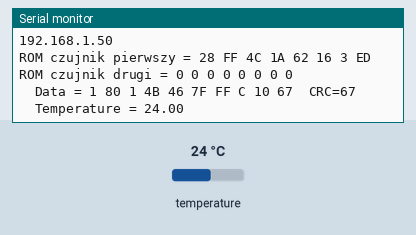
This sketch was run on a simulated ESP8266 (NodeMCU). Shown: the last lines printed to the serial monitor. Inputs (shaded band) come from the test bench; at power-on: temperature 24 °C. WiFi joins after 1.5 s; servers stay silent unless stated; web services answer with replies made up by the test bench.

Above: at 2.7 s.
2.8 s: temperature set to 12 °C
At 5.7 s:
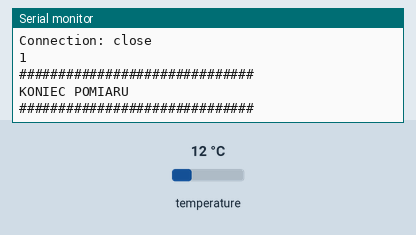
7.0 s: temperature set to 28 °C
At 10.6 s:
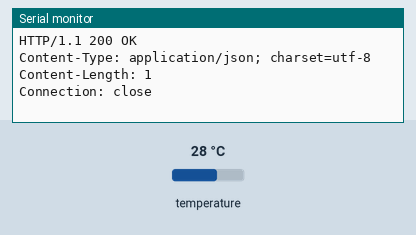
11.3 s: temperature set to 33 °C
At 16.3 s:
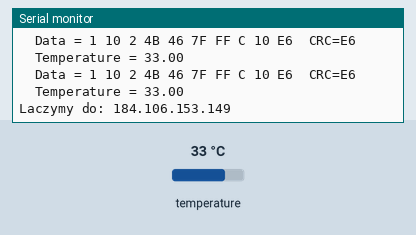
17.6 s: temperature set to 7 °C
At 21.9 s:
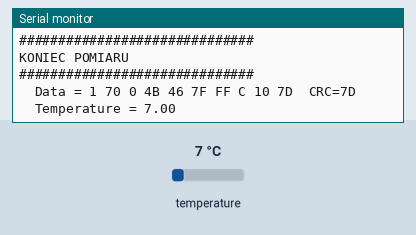
23.9 s: temperature set to 10 °C
At 28.5 s:
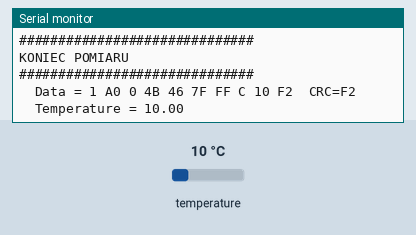
30.2 s: temperature set to 8 °C
At 34.7 s:
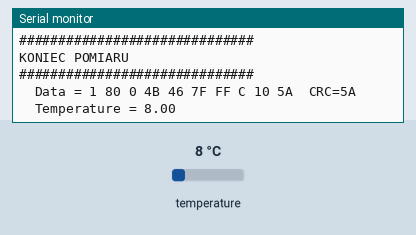
Timing chart, 0 to 36.2 s (numbered marks = the images above; inputs shaded):
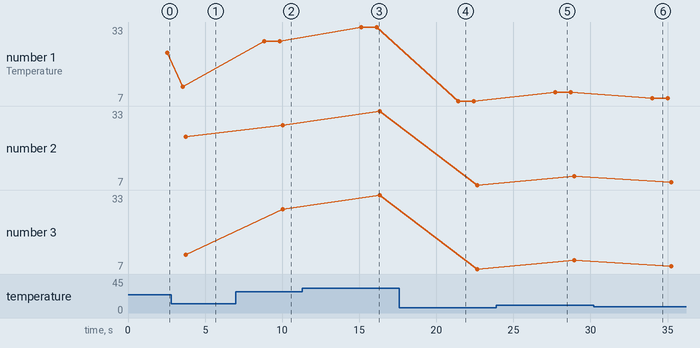

The sketch:

esp8266_2x_DS18B20.ino
```cpp
//Prosty przykład implementacji ESP8266 z termometrem DS18B20 x2
//Wysyłka pomiarów na serwery Thingspeak
//avrland.it

#include <ESP8266WiFi.h>
#include <OneWire.h>


//USTAWIENIA
OneWire  ds(2);  // numer pinu do którego podpięto czujnik
const char* ssid     = ""; //<- SSID Twojej sieci
const char* password = ""; //<- Hasło do Twojej sieci
const char* host = "184.106.153.149"; //adres ThingSpeak
const String api_key = ""; //klucz API
//KONIEC USTAWIEŃ

//ZMIENNE DLA POMIARÓW
byte i;
byte present = 0;
byte type_s;
byte data[12];
byte addr[8];
float celsius;
float kanal1, kanal2; //zmienne przechowywujące wartość pomiaru
byte czujnik1[8], czujnik2[8]; //zmienne na potrzeby przechowywania adresów obecnych czujników
//KONIEC ZMIENNYCH DLA POMIARÓW


void setup() {
  Serial.begin(115200);
  delay(10);
  Serial.println();
  Serial.println("Termometr DS18B20 IoT @ Thingspeak");
  Serial.println();
  Serial.print("Lacze do ");
  Serial.println(ssid);
  WiFi.mode(WIFI_STA); //we don't want to broadcast SSID so we put ESP8266 to standalone mode
  WiFi.begin(ssid, password);

  while (WiFi.status() != WL_CONNECTED) {
    delay(500);
    Serial.print(".");
  }

  Serial.println("");
  Serial.println("WiFi polaczone");
  Serial.println("Adres IP: ");
  Serial.println(WiFi.localIP());
  /*
   * Sekwencja uzyskiwania adresów czujników
   */
  ds.search(czujnik1);
  ds.search(czujnik2);
  Serial.print("ROM czujnik pierwszy =");
  for( i = 0; i < 8; i++) {
    Serial.write(' ');
    Serial.print(czujnik1[i], HEX);
  }
  Serial.println("");
  Serial.print("ROM czujnik drugi =");
   for( i = 0; i < 8; i++) {
    Serial.write(' ');
    Serial.print(czujnik2[i], HEX);
  }
  Serial.println("");
}
/*##############
*	PĘTLA GŁÓWNA
*/
void loop() {
    kanal1 = pomiar(czujnik1); //zmierz temperature na pierwszym czujniku
    kanal2 = pomiar(czujnik2); //zmierz temperature na drugim czujniku
    wyslij_pomiar(kanal1, kanal2, api_key); //wyslij pomiar
    kanal1 = pomiar(czujnik1);
    kanal2 = pomiar(czujnik2);
    wyslij_pomiar(kanal2, kanal1, api_key);
}

/*
 * Wysyłka pomiaru do Thingspeak
 * field1 - wartość na pierwszy wykres
 * field2 - wartość na pierwszy wykres
 * api_key - klucz api
 */
void wyslij_pomiar(float field1, float field2, String api_key){
    Serial.print("Laczymy do: ");
    Serial.println(host);
    // Use WiFiClient class to create TCP connections
    WiFiClient client;
    const int httpPort = 80;
    if (!client.connect(host, httpPort)) {
    Serial.println("connection failed");
    //return 0;
    }
    String url = "/update?key=" + api_key + "&field1="; //<- TU WKLEJ KOD DO API
    url += (String)field1;
    url+= "&field2=" + (String)field2;
    Serial.print("Requesting URL: ");
    Serial.println(url);

    // This will send the request to the server
    client.print(String("GET ") + url + " HTTP/1.1\r\n" +
             "Host: " + host + "\r\n" +
             "Connection: close\r\n\r\n");
    delay(10);

    // Read all the lines of the reply from server and print them to Serial
    while(client.available()){
         String line = client.readStringUntil('\r');
         Serial.print(line);
    }

    Serial.println();
    Serial.println("##############################");
    Serial.println("KONIEC POMIARU");
    Serial.println("##############################");
    delay(3000);
}
/*
 * POMIAR DS18B20
 *
 * adres - 8 bitowy adres czujnika
 */
float pomiar(byte adres[8]){
  ds.reset();
  ds.select(adres);
  ds.write(0x44, 1);        // start conversion, with parasite power on at the end

  delay(1000);     // maybe 750ms is enough, maybe not
  // we might do a ds.depower() here, but the reset will take care of it.

  present = ds.reset();
  ds.select(adres);
  ds.write(0xBE);         // Read Scratchpad

  Serial.print("  Data = ");
  Serial.print(present, HEX);
  Serial.print(" ");
  for ( i = 0; i < 9; i++) {           // we need 9 bytes
    data[i] = ds.read();
    Serial.print(data[i], HEX);
    Serial.print(" ");
  }
  Serial.print(" CRC=");
  Serial.print(OneWire::crc8(data, 8), HEX);
  Serial.println();

  // Convert the data to actual temperature
  // because the result is a 16 bit signed integer, it should
  // be stored to an "int16_t" type, which is always 16 bits
  // even when compiled on a 32 bit processor.
  int16_t raw = (data[1] << 8) | data[0];
  if (type_s) {
    raw = raw << 3; // 9 bit resolution default
    if (data[7] == 0x10) {
      // "count remain" gives full 12 bit resolution
      raw = (raw & 0xFFF0) + 12 - data[6];
    }
  } else {
    byte cfg = (data[4] & 0x60);
    // at lower res, the low bits are undefined, so let's zero them
    if (cfg == 0x00) raw = raw & ~7;  // 9 bit resolution, 93.75 ms
    else if (cfg == 0x20) raw = raw & ~3; // 10 bit res, 187.5 ms
    else if (cfg == 0x40) raw = raw & ~1; // 11 bit res, 375 ms
    //// default is 12 bit resolution, 750 ms conversion time
  }
  celsius = (float)raw / 16.0;
  Serial.print("  Temperature = ");
  Serial.println(celsius);
  return celsius;
}
```

Measured:
- after the input at 2.8 s, the serial monitor: prints a new line after 0.75 s (image 1)
- after the input at 7.0 s, the serial monitor: prints a new line after 1.8 s (image 2)
- after the input at 11.3 s, the serial monitor: prints a new line after 3.8 s (image 3)
- after the input at 17.6 s, the serial monitor: prints a new line after 3.8 s (image 4)
- after the input at 23.9 s, the serial monitor: prints a new line after 3.8 s (image 5)
- after the input at 30.2 s, the serial monitor: prints a new line after 3.8 s (image 6)
- plotted number 1: 24 → 12 after the input at 2.8 s, 12 → 28 after the input at 7.0 s, 28 → 33 after the input at 11.3 s, 10 → 8 after the input at 30.2 s
- plotted number 2: 24 → 28 after the input at 7.0 s, 28 → 33 after the input at 11.3 s, 10 → 8 after the input at 30.2 s
